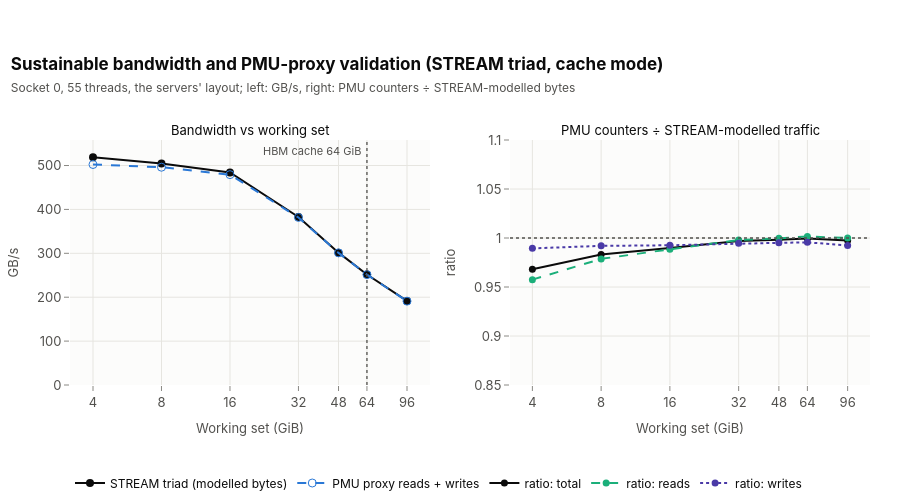

Source (notebook cell):
### Markdown cell above
## 4. Sustainable bandwidth and the memory-traffic instrument (Experiment 0)

Uncore counters (DDR, HBM, near-memory-cache tags) are not readable on CRESCO8 (`perf_event_paranoid=2`), so
memory traffic is measured from the cores: offcore-response L3-miss reads and the write estimate, per server
thread. STREAM triad runs under the same sampler on the server's cores at working sets of 4–96 GiB, which gives
(i) the sustainable bandwidth of the layout and (ii) a check of the instrument against traffic that is known by
construction.

### Code cell
stream = loaders.stream_calibration()
threads = registry.topology()["compute_threads"]
fig = plots.stream_calibration_figure(
    stream, threads, title="Sustainable bandwidth and PMU-proxy validation (STREAM triad, cache mode)",
    subtitle=f"Socket 0, {threads} threads, the servers' layout; left: GB/s, right: PMU counters ÷ STREAM-modelled bytes")
fig.show()
export_figure(fig, "stream_calibration", source=NOTEBOOK,
              caption="STREAM triad bandwidth vs working set on the server layout, and the PMU proxy's capture ratio.")

### Figure 1 — Plotly figure (JSON) as saved in the notebook; plotly's stock layout.template omitted (floating-point values rounded to 4 significant figures)
{"data": [{"hovertemplate": "%{x} GiB: %{y:.0f} GB/s<extra>STREAM</extra>", "line": {"color": "#0b0b0b", "width": 2}, "marker": {"color": "#0b0b0b", "size": 8}, "mode": "lines+markers", "name": "STREAM triad (modelled bytes)", "type": "scatter", "x": [4, 8, 16, 32, 48, 64, 96], "xaxis": "x", "y": [518.8, 504.6, 484.1, 382.9, 301.5, 251.6, 191.5], "yaxis": "y"}, {"hovertemplate": "%{x} GiB: %{y:.0f} GB/s<extra>PMU proxy</extra>", "line": {"color": "#2a78d6", "dash": "dash", "width": 2}, "marker": {"color": "#2a78d6", "size": 8, "symbol": "circle-open"}, "mode": "lines+markers", "name": "PMU proxy reads + writes", "type": "scatter", "x": [4, 8, 16, 32, 48, 64, 96], "xaxis": "x", "y": [502.3, 496.1, 479.2, 381.7, 301.0, 251.5, 191.0], "yaxis": "y"}, {"hovertemplate": "%{x} GiB: %{y:.3f}<extra>total</extra>", "line": {"color": "#0b0b0b", "dash": "solid", "width": 2}, "marker": {"color": "#0b0b0b", "size": 7}, "mode": "lines+markers", "name": "ratio: total", "type": "scatter", "x": [4, 8, 16, 32, 48, 64, 96], "xaxis": "x2", "y": [0.9682, 0.9831, 0.9899, 0.9968, 0.9981, 0.9995, 0.9975], "yaxis": "y2"}, {"hovertemplate": "%{x} GiB: %{y:.3f}<extra>reads</extra>", "line": {"color": "#1baf7a", "dash": "dash", "width": 2}, "marker": {"color": "#1baf7a", "size": 7}, "mode": "lines+markers", "name": "ratio: reads", "type": "scatter", "x": [4, 8, 16, 32, 48, 64, 96], "xaxis": "x2", "y": [0.9575, 0.9787, 0.9885, 0.9979, 0.9997, 1.001, 1.0], "yaxis": "y2"}, {"hovertemplate": "%{x} GiB: %{y:.3f}<extra>writes</extra>", "line": {"color": "#4a3aa7", "dash": "dot", "width": 2}, "marker": {"color": "#4a3aa7", "size": 7}, "mode": "lines+markers", "name": "ratio: writes", "type": "scatter", "x": [4, 8, 16, 32, 48, 64, 96], "xaxis": "x2", "y": [0.9894, 0.992, 0.9926, 0.9945, 0.9951, 0.9956, 0.9923], "yaxis": "y2"}], "layout": {"annotations": [{"font": {"color": "#0b0b0b", "size": 13}, "showarrow": false, "text": "Bandwidth vs working set", "x": 0.225, "xanchor": "center", "xref": "paper", "y": 1.0, "yanchor": "bottom", "yref": "paper"}, {"font": {"color": "#0b0b0b", "size": 13}, "showarrow": false, "text": "PMU counters ÷ STREAM-modelled traffic", "x": 0.775, "xanchor": "center", "xref": "paper", "y": 1.0, "yanchor": "bottom", "yref": "paper"}, {"font": {"color": "#52514e", "size": 11}, "showarrow": false, "text": "HBM cache 64 GiB", "x": 1.806, "xanchor": "right", "xref": "x", "xshift": -4, "y": 0.99, "yanchor": "top", "yref": "y domain"}], "height": 500, "shapes": [{"line": {"color": "#52514e", "dash": "dot", "width": 1.3}, "type": "line", "x0": 64, "x1": 64, "xref": "x", "y0": 0, "y1": 1, "yref": "y domain"}, {"line": {"color": "#52514e", "dash": "dot", "width": 1.3}, "type": "line", "x0": 0, "x1": 1, "xref": "x2 domain", "y0": 1, "y1": 1, "yref": "y2"}], "title": {"text": "<b>Sustainable bandwidth and PMU-proxy validation (STREAM triad, cache mode)</b><br><span style='font-size:12px;color:#52514e'>Socket 0, 55 threads, the servers' layout; left: GB/s, right: PMU counters ÷ STREAM-modelled bytes</span>"}, "xaxis": {"anchor": "y", "domain": [0.0, 0.45], "ticktext": ["4", "8", "16", "32", "48", "64", "96"], "tickvals": [4, 8, 16, 32, 48, 64, 96], "title": {"text": "Working set (GiB)"}, "type": "log"}, "xaxis2": {"anchor": "y2", "domain": [0.55, 1.0], "ticktext": ["4", "8", "16", "32", "48", "64", "96"], "tickvals": [4, 8, 16, 32, 48, 64, 96], "title": {"text": "Working set (GiB)"}, "type": "log"}, "yaxis": {"anchor": "x", "domain": [0.0, 1.0], "rangemode": "tozero", "title": {"text": "GB/s"}}, "yaxis2": {"anchor": "x2", "domain": [0.0, 1.0], "range": [0.85, 1.1], "title": {"text": "ratio"}}}}
